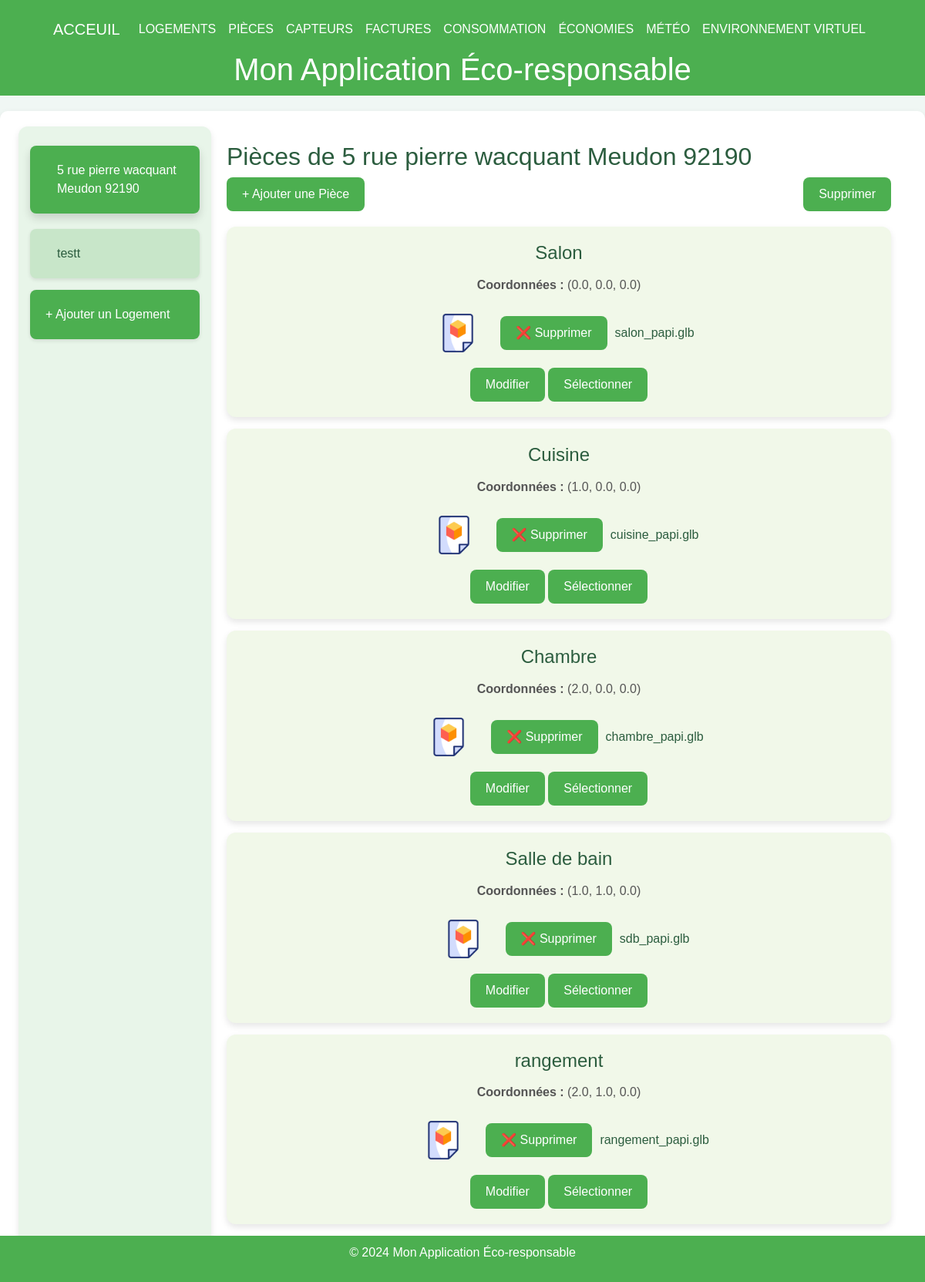
The app's page /rooms/1 with its own data.
### tables this page shows
CREATE TABLE Housing (
housing_id INTEGER PRIMARY KEY, -- Identifiant unique pour chaque logement
address VARCHAR(255), -- Adresse du logement
phone_number VARCHAR(20), -- NumÃ©ro de contact pour le logement
ip_address VARCHAR(15), -- Adresse IP associÃ©e au logement
insert_date TIMESTAMP DEFAULT CURRENT_TIMESTAMP -- Horodatage de l'ajout de l'enregistrement
);

CREATE TABLE Room (
    room_id INTEGER PRIMARY KEY, 
    housing_id INTEGER,
    name VARCHAR(100),
    x FLOAT,
    y FLOAT,
    z FLOAT,
    gltf_model VARCHAR(100) DEFAULT NULL,  -- Fix here: Comma instead of semicolon
    FOREIGN KEY (housing_id) REFERENCES Housing(housing_id)
);

### main.py (the view)
@app.get("/rooms/{housing_id}", response_class=HTMLResponse)
def get_rooms_for_housing(request: Request, housing_id: int):
    conn = get_db_connection()
    logements = conn.execute("SELECT housing_id, address FROM Housing").fetchall()
    rooms = conn.execute("SELECT * FROM Room WHERE housing_id = ?", (housing_id,)).fetchall()
    logement_address = next((logement["address"] for logement in logements if logement["housing_id"] == housing_id), "Logement par Défaut")
    conn.close()
    logements_list = [dict(logement) for logement in logements]
    rooms_list = [dict(room) for room in rooms]
    return templates.TemplateResponse("rooms.html", {
        "request": request,
        "logements": logements_list,
        "rooms": rooms_list,
        "selected_id": housing_id,
        "selected_logement_address": logement_address
    })

### templates/rooms.html (shortened to what this page needs)
{% extends "layout.html" %}
{% block content %}
<div class="container-fluid">
    <div class="menu">
        {% for logement in logements %}
        <div class="menu-item {% if selected_id == logement.housing_id %}active{% endif %}"
            onclick="location.href='/rooms/{{ logement.housing_id }}'">
            {{ logement.address }}
        </div>
        {% endfor %}
        <div class="menu-item" style="background-color: #4caf50; color: white;"
                  onclick="location.href='http://localhost:8000/logements'">
                  + Ajouter un Logement
            </div>
    </div>
    <div class="content">
        <h2>Pièces de {{ selected_logement_address or 'Logement par Défaut' }}</h2>
        <div class="actions">
            <button class="btn" onclick="openAddModal()">+ Ajouter une Pièce</button>
            <button class="btn" onclick="deleteSelected()">Supprimer</button>
        </div>
        {% if rooms %}
        {% for room in rooms %}
        <div class="tile" id="tile-{{ room.room_id }}">
            <h3>{{ room.name }}</h3>
            <p><strong>Coordonnées :</strong> ({{ room.x }}, {{ room.y }}, {{ room.z }})</p>
            <div style="margin-top: 10px; display: flex; align-items: center; gap: 10px;">
                <label id="file-label-{{ room.room_id }}" for="gltf-upload-{{ room.room_id }}"
                    class="custom-file-upload btn" {% if room.gltf_model %}style="background-color: transparent;" {%
                    endif %}>
                    <div class="file-icon-container">
                        <img src="/static/icons/3d-file-static.png" alt="3D Static" class="file-icon static-img">
                    </div>
                </label>
                <button id="delete-btn-{{ room.room_id }}" class="btn"  onclick="deleteFile('{{ room.room_id }}')">
                    ❌ Supprimer
                </button>
                <span id="file-name-{{ room.room_id }}">
                    {% if room.gltf_model %} {{ room.gltf_model.split('/')[-1] }} {% else %} Aucun fichier choisi {%
                    endif %}
                </span>
            </div>
            <div style="margin-top: 10px;">
                <button class="btn"
                    onclick="openEditModal('{{ room.room_id }}', '{{ room.name }}', '{{ room.x }}', '{{ room.y }}', '{{ room.z }}')">
                    Modifier
                </button>
                <button class="btn" onclick="toggleSelection('{{ room.room_id }}')">Sélectionner</button>
            </div>
        </div>
        {% endfor %}
        {% else %}
        <p>Aucune pièce trouvée pour ce logement.</p>
        {% endif %}
    </div>
</div>
{% endblock %}

### templates/layout.html (style rules this page uses)
body { font-family: Arial, sans-serif; margin: 0; padding: 0; background-color: #f0f7f4; color: #2c5d3f; }

### templates/rooms.html (style rules this page uses)
.container-fluid { display: flex; flex-direction: column; }
@media (min-width: 768px) { .container-fluid { flex-direction: row; } }
.menu { width: 100%; background-color: #e8f5e9; padding: 15px; border-radius: 12px; box-shadow: 0 4px 8px rgba(0, 0, 0, 0.1); }
@media (min-width: 768px) { .menu { width: 250px; border-bottom: none; border-radius: 12px; } }
.menu-item { background-color: #c8e6c9; padding: 20px; margin: 15px 0; text-align: left; border-radius: 8px; cursor: pointer; display: flex; align-items: center; gap: 15px; transition: transform 0.3s, box-shadow 0.3s; box-shadow: 0 2px 5px rgba(0, 0, 0, 0.1); }
.menu-item:hover, .menu-item.active { background-color: #4caf50; color: white; transform: translateY(-5px); box-shadow: 0 6px 12px rgba(0, 0, 0, 0.15); }
.content { flex: 1; padding: 20px; }
.actions { margin-bottom: 20px; display: flex; justify-content: space-between; }
.btn { background-color: #4caf50; color: white; border: none; padding: 10px; border-radius: 5px; cursor: pointer; transition: transform 0.2s; }
.tile { display: inline-block; background-color: #f1f8e9; border-radius: 10px; padding: 10px; margin: 10px; box-shadow: 2px 2px 5px rgba(0, 0, 0, 0.2); text-align: center; transition: transform 0.3s; }
.tile { background-color: #f1f8e9; border-radius: 12px; padding: 20px; margin: 15px 0; box-shadow: 0 4px 8px rgba(0, 0, 0, 0.1); transition: transform 0.3s, box-shadow 0.3s; display: flex; flex-direction: column; align-items: center; text-align: center; }
.tile h3 { margin-bottom: 10px; font-size: 1.5rem; }
.tile p { margin: 5px 0; color: #555; }
.file-icon-container { display: flex; align-items: center; justify-content: center; cursor: pointer; }
.file-icon { width: 50px; height: 50px; transition: opacity 0.3s; }
.static-img { opacity: 1; }
.custom-file-upload { background-color: #4caf50; color: white; padding: 10px 20px; border-radius: 8px; cursor: pointer; border: none; font-size: 1rem; transition: background-color 0.3s, transform 0.2s; }
.btn { background-color: #4caf50; color: white; border: none; padding: 10px 20px; border-radius: 8px; cursor: pointer; transition: background-color 0.3s, transform 0.2s; }

### records on screen
Housing: address "5 rue pierre wacquant Meudon 92190"
Housing: address "testt"
Room: name "Salon", x "0.0", y "0.0", z "0.0", gltf_model "salon_papi.glb"
Room: name "Cuisine", x "1.0", y "0.0", z "0.0", gltf_model "cuisine_papi.glb"
Room: name "Chambre", x "2.0", y "0.0", z "0.0", gltf_model "chambre_papi.glb"
Room: name "Salle de bain", x "1.0", y "1.0", z "0.0", gltf_model "sdb_papi.glb"
Room: name "rangement", x "2.0", y "1.0", z "0.0", gltf_model "rangement_papi.glb"
